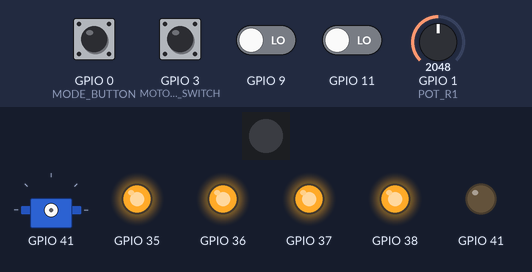
Simulated run of this sketch. Board: ESP32. Shown: 1 RGB LEDs in strip order, left to right, servo, output pins drawn as LEDs (lit = HIGH). Inputs (shaded band) come from the test bench; at power-on: GPIO 0 (MODE_BUTTON), GPIO 3 (MOTOR_ENABLE_SWITCH) HIGH, GPIO 9, GPIO 11 LOW, GPIO 1 (POT_R1) = 2048. Dim RGB values are drawn brighter than linear; the strip is taken to match the declared colour order; servo pulses on a pin are drawn as a servo (544–2400 µs = 0–180°).

Above: at 1.2 s.
1.3 s: GPIO 0 (MODE_BUTTON) pulled LOW for 0.15 s
At 1.62 s:
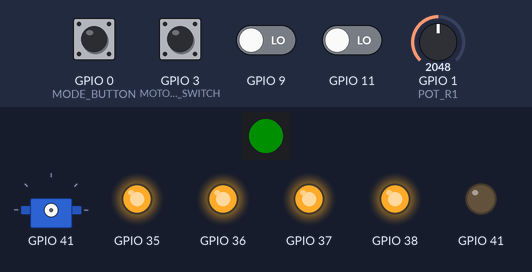
4.3 s: GPIO 3 (MOTOR_ENABLE_SWITCH) pulled LOW for 1 s
At 5.1 s:
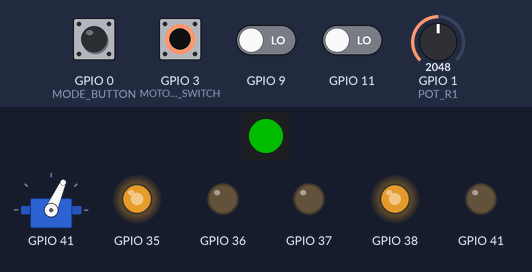
Timing chart, 0 to 7.3 s (numbered marks = the images above; inputs shaded):
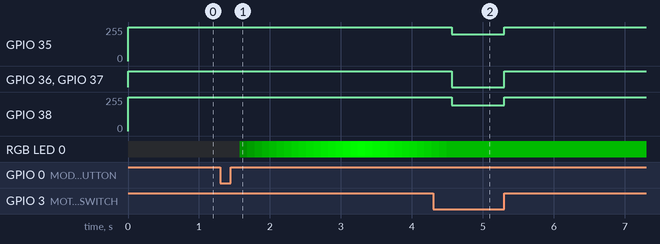

Measured:
- after the input at 1.3 s, RGB LED 0: off → RGB(0, 15, 0) after 0.28 s, → RGB(0, 30, 0) 0.10 s later, → RGB(0, 45, 0) 0.10 s later, → RGB(0, 60, 0) 0.10 s later, … (27 changes in this stretch)
- after the input at 4.3 s, GPIO 35: 255/255 → 201/255 after 0.27 s, → 255/255 0.74 s later; GPIO 36, GPIO 37: HIGH → LOW after 0.27 s, → HIGH 0.74 s later; GPIO 38: 255/255 → 193/255 after 0.27 s, → 255/255 0.74 s later

The sketch:

DynamicProgram.ino
```cpp
/*
This is the dynamic program of the project

Controls:
- Drivetrain
- Return path
- Stone drop off
*/

// #define DEBUG_ENCODER_COUNT 1
// #define DEBUG_DRIVE_SPEED 1

#include <Arduino.h>
#include <Adafruit_NeoPixel.h>
#include <MSE2202_Lib.h>
#include <NewPing.h>        // https://bitbucket.org/teckel12/arduino-new-ping/wiki/Home

// Function declarations
void Indicator();                                // for mode/heartbeat on Smart LED
void setTarget(int dir, long pos, double dist);  // sets encoder position target for movement

// Port pin constants
#define LEFT_MOTOR_A 35        // GPIO35 pin 35 (J35) Motor 1 A
#define LEFT_MOTOR_B 36        // GPIO36 pin 36 (J36) Motor 1 B
#define RIGHT_MOTOR_A 37       // GPIO37 pin 37 (J37) Motor 2 A
#define RIGHT_MOTOR_B 38       // GPIO38 pin 38 (J38) Motor 2 B
#define ENCODER_LEFT_A 9       // left encoder A signal is connected to pin 8 GPIO09 (J9)
#define ENCODER_LEFT_B 10      // left encoder B signal is connected to pin 8 GPIO010 (J10)
#define ENCODER_RIGHT_A 11     // right encoder A signal is connected to pin 19 GPIO11 (J11)
#define ENCODER_RIGHT_B 12     // right encoder B signal is connected to pin 20 GPIO12 (J12)
#define MODE_BUTTON 0          // GPIO0 pin 27 for Push Button 1
#define MOTOR_ENABLE_SWITCH 3  // DIP Switch S1-1 pulls Digital pin D3 to ground when on, connected to pin 15 GPIO3 (J3)
#define POT_R1 1               // when DIP Switch S1-3 is on, Analog AD0 (pin 39) GPIO1 is connected to Poteniometer R1
#define SMART_LED 21           // when DIP Switch S1-4 is on, Smart LED is connected to pin 23 GPIO21 (J21)
#define SMART_LED_COUNT 1      // number of SMART LEDs in use
#define GATE_SERVO 41          // GPIO41 pin 41 (J41) Servo 2

// IR DETECTOR
#define IR_DETECTOR 15  // GPIO15 pin 15 (J15) IR detector input

// ULTRASONIC SENSOR
#define TRIGGER_PIN 48  // GPIO48 pin 48 (J48) Trigger Pin
#define ECHO_PIN 47     // GPIO47 pin 47 (J47) Echo Pin

// Constants
const int cDisplayUpdate = 100;           // update interval for Smart LED in milliseconds
const int cPWMRes = 8;                    // bit resolution for PWM
const int cMinPWM = 150;                  // PWM value for minimum speed that turns motor
const int cMaxPWM = pow(2, cPWMRes) - 1;  // PWM value for maximum speed
const int cCountsRev = 1096;              // encoder pulses per motor revolution
const double cDistPerRev = 13.2;          // distance travelled by robot in 1 full revolution of the motor (1096 counts = 13.2 cm)
const int detectionDistance = 400;        // Ultrasonic range
const int cGateServoOpen = 1700;          // Value for open position of claw
const int cGateServoClosed = 1000;        // Value for closed position of claw

// Adjustment values for robot
const int cLeftAdjust = 0;             // Amount to slow down left motor relative to right
const int cRightAdjust = 8.9;          // Amount to slow down right motor relative to left
const float turningDistance = 3;       // Turning distance counter
const float turningMultiplier = 0.70;  // Multiplier for bot turning speed when searching for IR signal

// Variables
boolean motorsEnabled = true;         // motors enabled flag
boolean timeUp3sec = false;           // 3 second timer elapsed flag
boolean timeUp2sec = false;           // 2 second timer elapsed flag
boolean timeUp1sec = false;           // 1 second timer elapsed flag
boolean timeUp200msec = false;        // 200 millisecond timer elapsed flag
unsigned char leftDriveSpeed;         // motor drive speed (0-255)
unsigned char rightDriveSpeed;        // motor drive speed (0-255)
unsigned char driveIndex;             // state index for run mode
unsigned int modePBDebounce;          // pushbutton debounce timer count
unsigned long timerCount3sec = 0;     // 3 second timer count in milliseconds
unsigned long timerCount2sec = 0;     // 2 second timer count in milliseconds
unsigned long timerCount1sec = 0;     // 1 second timer count in milliseconds
unsigned long timerCount200msec = 0;  // 200 millisecond timer count in milliseconds
unsigned long displayTime;            // heartbeat LED update timer
unsigned long previousMicros;         // last microsecond count
unsigned long currentMicros;          // current microsecond count
double target;                        // target encoder count to keep track of distance travelled
unsigned long prevTime;               // Get the current time in milliseconds
float driveDistance = 10;             // Forward/backward drive distance
int driveCounter = 0;                 // Counter for drive circles
int charCounter = 0;                  // Counter for consistency of characters received from IR beacon
int irUCounter = 0;                   // Counter for U received from IR beacon
char receivedChar;                    // Character received from IR beacon
double lastAvg = 0.0;                 // Last average for exponential moving average filter
double curAvg = 0.0;                  // Current average for exponential moving average filter
int sonarReading;                     // Reading from ultrasonic sensor
int sonarCounter = 0;                 // Counter for consistency of sonar measured distance

// Declare SK6812 SMART LED object
//   Argument 1 = Number of LEDs (pixels) in use
//   Argument 2 = ESP32 pin number
//   Argument 3 = Pixel type flags, add together as needed:
//     NEO_KHZ800  800 KHz bitstream (most NeoPixel products w/WS2812 LEDs)
//     NEO_KHZ400  400 KHz (classic 'v1' (not v2) FLORA pixels, WS2811 drivers)
//     NEO_GRB     Pixels are wired for GRB bitstream (most NeoPixel products)
//     NEO_RGB     Pixels are wired for RGB bitstream (v1 FLORA pixels, not v2)
//     NEO_RGBW    Pixels are wired for RGBW bitstream (NeoPixel RGBW products)
Adafruit_NeoPixel SmartLEDs(SMART_LED_COUNT, SMART_LED, NEO_RGB + NEO_KHZ800);

// smart LED brightness for heartbeat
unsigned char LEDBrightnessIndex = 0;
unsigned char LEDBrightnessLevels[] = { 5, 15, 30, 45, 60, 75, 90, 105, 120, 135, 150, 165, 180, 195, 210, 225, 240, 255,
                                        240, 225, 210, 195, 180, 165, 150, 135, 120, 105, 90, 75, 60, 45, 30, 15 };

unsigned int robotModeIndex = 0;  // robot operational state
unsigned int modeIndicator[6] = {
  // colours for different modes
  SmartLEDs.Color(255, 0, 0),  //   red - stop
  SmartLEDs.Color(0, 255, 0),  //   green - run
};

// Motor, encoder, and IR objects (classes defined in MSE2202_Lib)
Motion Bot = Motion();               // Instance of Motion for motor control
Encoders LeftEncoder = Encoders();   // Instance of Encoders for left encoder data
Encoders RightEncoder = Encoders();  // Instance of Encoders for right encoder data

IR Scan = IR();                                           // Instance of IR for detecting IR signals
NewPing sonar(TRIGGER_PIN, ECHO_PIN, detectionDistance);  // Ultrasonic

void setup() {
#if defined DEBUG_DRIVE_SPEED || DEBUG_ENCODER_COUNT
  Serial.begin(115200);
#endif

  // Set up motors and encoders
  Bot.driveBegin("D1", LEFT_MOTOR_A, LEFT_MOTOR_B, RIGHT_MOTOR_A, RIGHT_MOTOR_B);  // set up motors as Drive 1
  LeftEncoder.Begin(ENCODER_LEFT_A, ENCODER_LEFT_B, &Bot.iLeftMotorRunning);       // set up left encoder
  RightEncoder.Begin(ENCODER_RIGHT_A, ENCODER_RIGHT_B, &Bot.iRightMotorRunning);   // set up right encoder

  Bot.servoBegin("S1", GATE_SERVO);  // set up claw servo
  Scan.Begin(IR_DETECTOR, 1200);     // set up IR Detection @ 1200 baud

  // Set up SmartLED
  SmartLEDs.begin();                                     // initialize smart LEDs object (REQUIRED)
  SmartLEDs.clear();                                     // clear pixel
  SmartLEDs.setPixelColor(0, SmartLEDs.Color(0, 0, 0));  // set pixel colors to 'off'
  SmartLEDs.show();                                      // send the updated pixel colors to the hardware

  pinMode(MOTOR_ENABLE_SWITCH, INPUT_PULLUP);  // set up motor enable switch with internal pullup
  pinMode(MODE_BUTTON, INPUT_PULLUP);          // Set up mode pushbutton
  modePBDebounce = 0;                          // reset debounce timer count
}

void loop() {
  long pos[] = { 0, 0 };  // current motor positions
  int pot = 0;            // raw ADC value from pot

  currentMicros = micros();                        // get current time in microseconds
  if ((currentMicros - previousMicros) >= 1000) {  // enter when 1 ms has elapsed
    previousMicros = currentMicros;                // record current time in microseconds

    // 3 second timer, counts 3000 milliseconds
    timerCount3sec = timerCount3sec + 1;  // increment 3 second timer count
    if (timerCount3sec > 3000) {          // if 3 seconds have elapsed
      timerCount3sec = 0;                 // reset 3 second timer count
      timeUp3sec = true;                  // indicate that 3 seconds have elapsed
    }

    // 2 second timer, counts 2000 milliseconds
    timerCount2sec = timerCount2sec + 1;  // increment 2 second timer count
    if (timerCount2sec > 2000) {          // if 2 seconds have elapsed
      timerCount2sec = 0;                 // reset 2 second timer count
      timeUp2sec = true;                  // indicate that 2 seconds have elapsed
    }

    // 1 second timer, counts 1000 milliseconds
    timerCount1sec = timerCount1sec + 1;  // increment 1 second timer count
    if (timerCount1sec > 1000) {          // if 1 seconds have elapsed
      timerCount1sec = 0;                 // reset 1 second timer count
      timeUp1sec = true;                  // indicate that 1 seconds have elapsed
    }

    // 200 millisecond timer, counts 200 milliseconds
    timerCount200msec = timerCount200msec + 1;  // Increment 200 millisecond timer count
    if (timerCount200msec > 200)                // If 200 milliseconds have elapsed
    {
      timerCount200msec = 0;  // Reset 200 millisecond timer count
      timeUp200msec = true;   // Indicate that 200 milliseconds have elapsed
    }

    // Mode pushbutton debounce and toggle
    if (!digitalRead(MODE_BUTTON)) {  // if pushbutton GPIO goes LOW (nominal push)
      // Start debounce
      if (modePBDebounce <= 25) {             // 25 millisecond debounce time
        modePBDebounce = modePBDebounce + 1;  // increment debounce timer count
        if (modePBDebounce > 25) {            // if held for at least 25 mS
          modePBDebounce = 1000;              // change debounce timer count to 1 second
        }
      }
      if (modePBDebounce >= 1000) {  // maintain 1 second timer count until release
        modePBDebounce = 1000;
      }
    } else {                       // pushbutton GPIO goes HIGH (nominal release)
      if (modePBDebounce <= 26) {  // if release occurs within debounce interval
        modePBDebounce = 0;        // reset debounce timer count
      } else {
        modePBDebounce = modePBDebounce + 1;    // increment debounce timer count
        if (modePBDebounce >= 1025) {           // if pushbutton was released for 25 mS
          modePBDebounce = 0;                   // reset debounce timer count
          robotModeIndex++;                     // switch to next mode
          robotModeIndex = robotModeIndex & 7;  // keep mode index between 0 and 7
          timerCount3sec = 0;                   // reset 3 second timer count
          timeUp3sec = false;                   // reset 3 second timer
        }
      }
    }

    // check if drive motors should be powered
    motorsEnabled = !digitalRead(MOTOR_ENABLE_SWITCH);  // if SW1-1 is on (low signal), then motors are enabled

    // modes
    // 0 = Default after power up/reset. Robot is stopped.
    // 1 = Press mode button once to enter. Run robot

    switch (robotModeIndex) {
      case 0:  // Robot stopped
        Bot.Stop("D1");
        LeftEncoder.clearEncoder();  // clear encoder counts
        RightEncoder.clearEncoder();
        driveIndex = 0;      // reset drive index
        timeUp2sec = false;  // reset 2 second timer
        break;

      case 1:              // Run robot
        if (timeUp3sec) {  // pause for 3 sec before running case 1 code
          // Read pot to update drive motor speed
          pot = analogRead(POT_R1);
          leftDriveSpeed = map(pot, 0, 4095, cMinPWM, cMaxPWM) - cLeftAdjust;
          rightDriveSpeed = map(pot, 0, 4095, cMinPWM, cMaxPWM) - cRightAdjust;
#ifdef DEBUG_DRIVE_SPEED
          Serial.print(F(" Left Drive Speed: Pot R1 = "));
          Serial.print(pot);
          Serial.print(F(", mapped = "));
          Serial.println(leftDriveSpeed);
#endif
#ifdef DEBUG_ENCODER_COUNT
          if (timeUp200msec) {
            timeUp200msec = false;              // reset 200 ms timer
            LeftEncoder.getEncoderRawCount();   // read left encoder count
            RightEncoder.getEncoderRawCount();  // read right encoder count
            Serial.print(F("Left Encoder count = "));
            Serial.print(LeftEncoder.lRawEncoderCount);
            Serial.print(F("  Right Encoder count = "));
            Serial.print(RightEncoder.lRawEncoderCount);
            Serial.print(F("  Target = "));
            Serial.print(target);
            Serial.print(F("  Drive index = "));
            Serial.print(driveIndex);
            Serial.print("\n");
          }
#endif
          if (motorsEnabled) {  // run motors only if enabled
            if (timeUp2sec) {
              RightEncoder.getEncoderRawCount();           // read right encoder count
              switch (driveIndex) {                        // cycle through drive states
                case 0:                                    // Stop
                  Bot.Stop("D1");                          // drive ID
                  Bot.ToPosition("S1", cGateServoClosed);  // Closes gate

                  setTarget(1, RightEncoder.lRawEncoderCount, 125);  // set target to drive forward
                  driveIndex++;                                      // next state: drive forward
                  break;

                case 1:                                                // Drive forward
                  Bot.Forward("D1", leftDriveSpeed, rightDriveSpeed);  // drive ID, left speed, right speed

                  if (RightEncoder.lRawEncoderCount >= target) {
                    setTarget(-1, RightEncoder.lRawEncoderCount, turningDistance);  // set next target to turn 90 degrees CCW
                    driveIndex++;                                                   // next state: turn left
                  }
                  break;

                case 2:                                             // Turn left
                  Bot.Left("D1", leftDriveSpeed, rightDriveSpeed);  // drive ID, left speed, right speed
                  if (RightEncoder.lRawEncoderCount <= target) {
                    setTarget(1, RightEncoder.lRawEncoderCount, 50);  // set target to drive forward
                    driveIndex++;                                     // next state: drive forward
                  }
                  break;

                case 3:                                                // Drive forward
                  Bot.Forward("D1", leftDriveSpeed, rightDriveSpeed);  // drive ID, left speed, right speed
                  if (RightEncoder.lRawEncoderCount >= target) {
                    setTarget(-1, RightEncoder.lRawEncoderCount, turningDistance);  // set next target to turn 90 degrees CCW
                    driveIndex++;                                                   // next state: turn left
                  }
                  break;

                case 4:                                             // Turn left
                  Bot.Left("D1", leftDriveSpeed, rightDriveSpeed);  // drive ID, left speed, right speed
                  if (RightEncoder.lRawEncoderCount <= target) {
                    setTarget(1, RightEncoder.lRawEncoderCount, 100);  // set target to drive forward
                    driveIndex++;                                      // next state: drive forward
                  }
                  break;

                case 5:                                                // Drive forward
                  Bot.Forward("D1", leftDriveSpeed, rightDriveSpeed);  // drive ID, left speed, right speed
                  if (RightEncoder.lRawEncoderCount >= target) {
                    driveIndex++;  // next state: turn left
                  }
                  break;

                case 6:                                             // Checks if a character is received at all
                  leftDriveSpeed = cMaxPWM * turningMultiplier;     // Slow down left wheel drive speed
                  rightDriveSpeed = cMaxPWM * turningMultiplier;    // Slow down right wheel drive speed
                  Bot.Left("D1", leftDriveSpeed, rightDriveSpeed);  // Turn left
                  // Checks for consistency of signal being received from the IR beacon
                  if (Scan.Available()) {  // Checks if a scan is available
                    receivedChar = Scan.Get_IR_Data();
                    // Serial.println(receivedChar);
                    if (receivedChar != ' ') {  // Checks if ANY character is received
                      charCounter++;
                      if (charCounter > 5) {  // Checks for 5 consecutive characters
                        Bot.Stop("D1");
                        driveIndex++;
                      }
                    } else {
                      charCounter = 0;
                    }
                  }
                  break;

                case 7:                                                // Drive backwards
                  Bot.Reverse("D1", leftDriveSpeed, rightDriveSpeed);  // drive ID, left speed, right speed
                  // Serial.println(sonar.ping_cm());
                  // Determines if the sonar reading is consistently under 5 cm
                  if (sonar.ping_cm() <= 5) {
                    sonarCounter++;
                    if (sonarCounter >= 150) {  // Check for 150 consecutive readings <= 5 cm
                      Bot.Stop("D1");           // Stops the bot when threshold is reached
                      driveIndex++;             // Move to next case
                    }
                  } else  // Resets sonarCounter if the reading is not below 5 cm
                  {
                    sonarCounter = 0;
                  }
                  break;
                case 8:                                  // Deposits gems into collection container
                  Bot.ToPosition("S1", cGateServoOpen);  // Opens gate
                  robotModeIndex = 0;
                  break;
              }
            }
          } else {  // stop when motors are disabled
            Bot.Stop("D1");
          }
          break;
        }
        // Update brightness of heartbeat display on SmartLED
        displayTime++;                                             // count milliseconds
        if (displayTime > cDisplayUpdate) {                        // when display update period has passed
          displayTime = 0;                                         // reset display counter
          LEDBrightnessIndex++;                                    // shift to next brightness level
          if (LEDBrightnessIndex > sizeof(LEDBrightnessLevels)) {  // if all defined levels have been used
            LEDBrightnessIndex = 0;                                // reset to starting brightness
          }
          SmartLEDs.setBrightness(LEDBrightnessLevels[LEDBrightnessIndex]);  // set brightness of heartbeat LED
          Indicator();                                                       // update LED
        }
    }
  }
}

// Set colour of Smart LED depending on robot mode (and update brightness)
void Indicator() {
  SmartLEDs.setPixelColor(0, modeIndicator[robotModeIndex]);  // set pixel colors to = mode
  SmartLEDs.show();                                           // send the updated pixel colors to the hardware
}

// Set target of motor encoder
void setTarget(int dir, long pos, double dist) {
  if (dir == 1) {  // Forwards
    target = pos + ((dist / cDistPerRev) * cCountsRev);
  }
  if (dir == -1) {  // Backwards
    target = pos - ((dist / cDistPerRev) * cCountsRev);
  }
}
```
